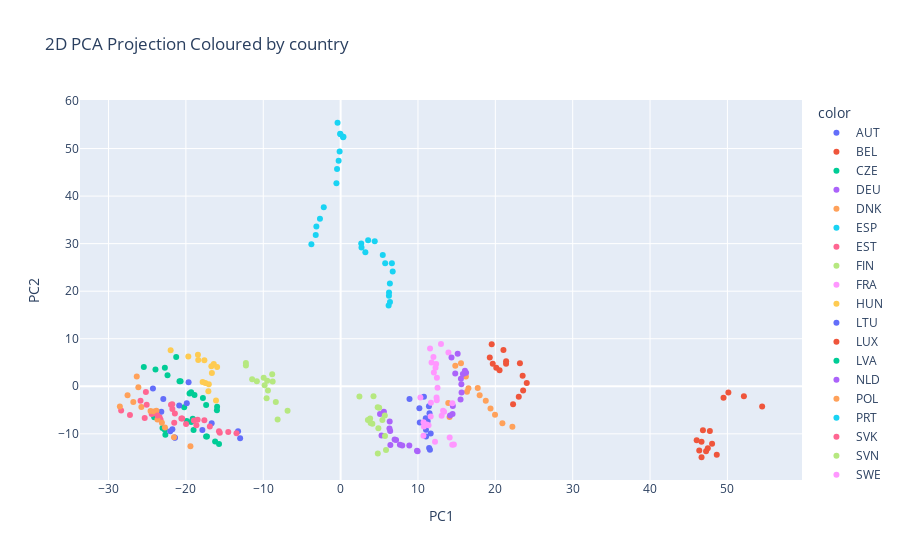

The code cell stored with this chart in its notebook:
### Markdown cell above
Plot the PCA

### Code cell
fig = px.scatter(
        x = my_pca_2[:,0],
        y = my_pca_2[:,1],
        color=pca_df.index.get_level_values(0),
        labels = {"x": "PC1","y": "PC2"},
        title= "2D PCA Projection Coloured by country"
)
fig.show()

### Figure 1 — Plotly figure (JSON) as saved in the notebook; plotly's stock layout.template omitted (floating-point values rounded to 4 significant figures)
{"data": [{"hovertemplate": "color=AUT<br>PC1=%{x}<br>PC2=%{y}<extra></extra>", "legendgroup": "AUT", "marker": {"color": "#636efa", "symbol": "circle"}, "mode": "markers", "name": "AUT", "orientation": "v", "showlegend": true, "type": "scatter", "x": [8.905, 10.18, 11.49, 11.42, 10.77, 11.01, 10.23, 10.82, 11.25, 11.03, 11.65, 11.05, 11.44, 11.55], "xaxis": "x", "y": [-2.668, -4.598, -5.651, -4.191, -2.2, -6.698, -7.591, -7.765, -7.322, -9.119, -9.931, -10.56, -12.96, -13.37], "yaxis": "y"}, {"hovertemplate": "color=BEL<br>PC1=%{x}<br>PC2=%{y}<extra></extra>", "legendgroup": "BEL", "marker": {"color": "#EF553B", "symbol": "circle"}, "mode": "markers", "name": "BEL", "orientation": "v", "showlegend": true, "type": "scatter", "x": [19.53, 19.28, 20.12, 19.67, 21.05, 21.39, 20.54, 21.39, 23.18, 23.53, 24.06, 23.59, 23.03, 22.29], "xaxis": "x", "y": [8.834, 6.079, 3.899, 4.727, 7.625, 4.75, 3.368, 5.255, 4.855, 2.21, 0.687, -0.8618, -2.187, -3.762], "yaxis": "y"}, {"hovertemplate": "color=CZE<br>PC1=%{x}<br>PC2=%{y}<extra></extra>", "legendgroup": "CZE", "marker": {"color": "#00cc96", "symbol": "circle"}, "mode": "markers", "name": "CZE", "orientation": "v", "showlegend": true, "type": "scatter", "x": [-24.09, -23.03, -22.65, -22.73, -20.22, -19.89, -19.31, -19.12, -19.07, -19.01, -17.28, -17.39, -16.22, -15.72], "xaxis": "x", "y": [-6.493, -8.792, -10.21, -9.134, -4.417, -7.274, -7.502, -6.841, -7.033, -9.217, -10.55, -10.54, -11.59, -12.13], "yaxis": "y"}, {"hovertemplate": "color=DEU<br>PC1=%{x}<br>PC2=%{y}<extra></extra>", "legendgroup": "DEU", "marker": {"color": "#ab63fa", "symbol": "circle"}, "mode": "markers", "name": "DEU", "orientation": "v", "showlegend": true, "type": "scatter", "x": [5.595, 6.344, 6.405, 6.312, 5.092, 5.289, 6.432, 6.981, 7.171, 7.665, 7.967, 8.881, 9.873, 9.955], "xaxis": "x", "y": [-5.353, -7.42, -9.402, -8.868, -5.831, -10.35, -12.32, -11.18, -11.31, -12.27, -12.47, -12.47, -13.58, -13.69], "yaxis": "y"}, {"hovertemplate": "color=DNK<br>PC1=%{x}<br>PC2=%{y}<extra></extra>", "legendgroup": "DNK", "marker": {"color": "#FFA15A", "symbol": "circle"}, "mode": "markers", "name": "DNK", "orientation": "v", "showlegend": true, "type": "scatter", "x": [13.91, 14.08, 16.19, 15.56, 14.82, 16.52, 16.33, 17.72, 17.97, 18.76, 19.37, 19.96, 20.91, 22.2], "xaxis": "x", "y": [-3.501, -6.437, 2.083, 4.826, 4.336, -0.4056, -1.134, -0.3623, -1.881, -3.035, -4.679, -5.964, -7.773, -8.483], "yaxis": "y"}, {"hovertemplate": "color=ESP<br>PC1=%{x}<br>PC2=%{y}<extra></extra>", "legendgroup": "ESP", "marker": {"color": "#19d3f3", "symbol": "circle"}, "mode": "markers", "name": "ESP", "orientation": "v", "showlegend": true, "type": "scatter", "x": [2.663, 2.701, 3.198, 3.56, 4.411, 5.449, 5.763, 6.627, 6.733, 6.367, 6.258, 6.247, 6.381, 6.208], "xaxis": "x", "y": [30.05, 29.21, 28.19, 30.73, 30.48, 27.63, 25.86, 25.87, 24.13, 21.63, 19.72, 19.06, 17.7, 16.99], "yaxis": "y"}, {"hovertemplate": "color=EST<br>PC1=%{x}<br>PC2=%{y}<extra></extra>", "legendgroup": "EST", "marker": {"color": "#FF6692", "symbol": "circle"}, "mode": "markers", "name": "EST", "orientation": "v", "showlegend": true, "type": "scatter", "x": [-28.37, -27.23, -25.32, -25.87, -25.17, -24.06, -24.42, -23.4, -23.27, -21.75, -21.92, -21.42, -20.48, -18.48], "xaxis": "x", "y": [-5.09, -6.023, -6.647, -3.036, -1.183, -5.598, -5.837, -6.495, -7.016, -4.766, -3.881, -5.734, -6.775, -7.057], "yaxis": "y"}, {"hovertemplate": "color=FIN<br>PC1=%{x}<br>PC2=%{y}<extra></extra>", "legendgroup": "FIN", "marker": {"color": "#B6E880", "symbol": "circle"}, "mode": "markers", "name": "FIN", "orientation": "v", "showlegend": true, "type": "scatter", "x": [4.253, 4.793, 5.713, 4.987, 2.43, 3.527, 4.105, 3.817, 3.877, 5.399, 4.877, 5.735, 5.867, 4.809], "xaxis": "x", "y": [-2.084, -4.434, -6.146, -4.509, -2.132, -7.093, -7.902, -6.757, -7.7, -7.105, -8.811, -10.43, -13.39, -14.11], "yaxis": "y"}, {"hovertemplate": "color=FRA<br>PC1=%{x}<br>PC2=%{y}<extra></extra>", "legendgroup": "FRA", "marker": {"color": "#FF97FF", "symbol": "circle"}, "mode": "markers", "name": "FRA", "orientation": "v", "showlegend": true, "type": "scatter", "x": [12.97, 13.94, 12.34, 12.0, 11.56, 11.76, 12.05, 12.27, 12.44, 12.53, 12.4, 12.43, 13.24, 13.06], "xaxis": "x", "y": [8.892, 7.1, 4.664, 6.174, 7.925, 5.021, 2.876, 3.917, 1.815, -0.2988, -2.356, -2.946, -5.168, -6.204], "yaxis": "y"}, {"hovertemplate": "color=HUN<br>PC1=%{x}<br>PC2=%{y}<extra></extra>", "legendgroup": "HUN", "marker": {"color": "#FECB52", "symbol": "circle"}, "mode": "markers", "name": "HUN", "orientation": "v", "showlegend": true, "type": "scatter", "x": [-21.97, -19.69, -18.4, -17.61, -18.44, -16.71, -15.96, -16.4, -16.64, -17.48, -17.04, -17.83, -17.1, -16.11], "xaxis": "x", "y": [7.595, 6.281, 5.506, 5.48, 6.648, 4.22, 4.039, 4.68, 2.815, 0.6908, 0.4494, 0.9229, -1.046, -2.964], "yaxis": "y"}, {"hovertemplate": "color=LTU<br>PC1=%{x}<br>PC2=%{y}<extra></extra>", "legendgroup": "LTU", "marker": {"color": "#636efa", "symbol": "circle"}, "mode": "markers", "name": "LTU", "orientation": "v", "showlegend": true, "type": "scatter", "x": [-24.26, -22.92, -20.86, -19.89, -19.65, -23.18, -22.02, -21.75, -21.46, -21.42, -16.67, -17.87, -13.26, -12.99], "xaxis": "x", "y": [-0.4501, -2.693, -4.064, -3.565, 0.8613, -5.347, -9.479, -9.024, -10.77, -10.8, -7.759, -9.167, -9.477, -10.95], "yaxis": "y"}, {"hovertemplate": "color=LUX<br>PC1=%{x}<br>PC2=%{y}<extra></extra>", "legendgroup": "LUX", "marker": {"color": "#EF553B", "symbol": "circle"}, "mode": "markers", "name": "LUX", "orientation": "v", "showlegend": true, "type": "scatter", "x": [50.12, 52.13, 54.49, 49.5, 46.84, 48.02, 46.65, 46.03, 47.24, 46.66, 47.73, 48.62, 47.46, 46.36], "xaxis": "x", "y": [-1.306, -2.083, -4.261, -2.396, -9.266, -12.09, -11.64, -11.33, -13.67, -14.92, -9.424, -14.41, -13.05, -13.51], "yaxis": "y"}, {"hovertemplate": "color=LVA<br>PC1=%{x}<br>PC2=%{y}<extra></extra>", "legendgroup": "LVA", "marker": {"color": "#00cc96", "symbol": "circle"}, "mode": "markers", "name": "LVA", "orientation": "v", "showlegend": true, "type": "scatter", "x": [-25.44, -23.93, -22.37, -22.72, -21.25, -20.83, -20.69, -19.32, -19.52, -18.89, -17.8, -17.38, -15.96, -15.99], "xaxis": "x", "y": [4.077, 3.539, 2.341, 3.874, 6.168, 1.083, 1.054, -1.246, -1.522, -1.807, -2.442, -3.945, -4.328, -5.027], "yaxis": "y"}, {"hovertemplate": "color=NLD<br>PC1=%{x}<br>PC2=%{y}<extra></extra>", "legendgroup": "NLD", "marker": {"color": "#ab63fa", "symbol": "circle"}, "mode": "markers", "name": "NLD", "orientation": "v", "showlegend": true, "type": "scatter", "x": [14.33, 14.82, 15.55, 16.12, 15.13, 15.8, 16.22, 16.07, 15.61, 15.63, 15.5, 14.51, 14.47, 14.15], "xaxis": "x", "y": [6.059, 2.699, 1.59, 2.917, 6.831, 2.577, 2.832, 3.282, 0.4336, -1.284, -2.792, -4.155, -5.805, -6.154], "yaxis": "y"}, {"hovertemplate": "color=POL<br>PC1=%{x}<br>PC2=%{y}<extra></extra>", "legendgroup": "POL", "marker": {"color": "#FFA15A", "symbol": "circle"}, "mode": "markers", "name": "POL", "orientation": "v", "showlegend": true, "type": "scatter", "x": [-26.35, -26.15, -26.8, -28.54, -27.54, -25.76, -24.57, -24.12, -23.81, -23.68, -23.1, -22.71, -21.54, -19.41], "xaxis": "x", "y": [2.056, -0.2232, -3.282, -4.263, -1.897, -4.362, -5.185, -5.276, -5.167, -6.995, -7.649, -8.653, -10.7, -12.62], "yaxis": "y"}, {"hovertemplate": "color=PRT<br>PC1=%{x}<br>PC2=%{y}<extra></extra>", "legendgroup": "PRT", "marker": {"color": "#19d3f3", "symbol": "circle"}, "mode": "markers", "name": "PRT", "orientation": "v", "showlegend": true, "type": "scatter", "x": [-0.398, -0.06014, 0.3199, 0.3673, -0.01629, -0.1292, -0.2558, -0.4625, -0.5405, -2.178, -2.671, -3.131, -3.217, -3.778], "xaxis": "x", "y": [55.42, 53.1, 52.4, 52.5, 53.0, 49.36, 47.44, 45.72, 42.71, 37.64, 35.23, 33.6, 31.79, 29.89], "yaxis": "y"}, {"hovertemplate": "color=SVK<br>PC1=%{x}<br>PC2=%{y}<extra></extra>", "legendgroup": "SVK", "marker": {"color": "#FF6692", "symbol": "circle"}, "mode": "markers", "name": "SVK", "orientation": "v", "showlegend": true, "type": "scatter", "x": [-25.07, -23.66, -21.51, -20.59, -21.76, -19.98, -18.96, -18.64, -17.61, -16.91, -15.72, -15.62, -14.52, -13.46], "xaxis": "x", "y": [-3.865, -6.136, -7.688, -6.757, -3.756, -7.906, -7.216, -8.205, -7.137, -8.482, -9.447, -9.777, -9.588, -9.885], "yaxis": "y"}, {"hovertemplate": "color=SVN<br>PC1=%{x}<br>PC2=%{y}<extra></extra>", "legendgroup": "SVN", "marker": {"color": "#B6E880", "symbol": "circle"}, "mode": "markers", "name": "SVN", "orientation": "v", "showlegend": true, "type": "scatter", "x": [-12.24, -10.83, -9.823, -9.945, -12.24, -11.44, -8.783, -8.846, -9.485, -9.392, -9.565, -8.377, -6.857, -8.142], "xaxis": "x", "y": [4.892, 1.057, 0.2346, 1.801, 4.38, 1.5, 1.005, 2.556, 1.173, -0.8797, -2.535, -3.284, -5.138, -6.975], "yaxis": "y"}, {"hovertemplate": "color=SWE<br>PC1=%{x}<br>PC2=%{y}<extra></extra>", "legendgroup": "SWE", "marker": {"color": "#FF97FF", "symbol": "circle"}, "mode": "markers", "name": "SWE", "orientation": "v", "showlegend": true, "type": "scatter", "x": [11.64, 14.44, 13.38, 11.67, 10.31, 11.15, 11.37, 10.72, 10.76, 10.71, 12.2, 14.1, 14.43, 14.64], "xaxis": "x", "y": [-6.33, -3.569, -5.337, -3.464, -2.341, -8.056, -8.18, -7.558, -8.478, -10.41, -11.68, -10.79, -12.28, -12.26], "yaxis": "y"}], "layout": {"legend": {"title": {"text": "color"}, "tracegroupgap": 0}, "title": {"text": "2D PCA Projection Coloured by country"}, "xaxis": {"anchor": "y", "domain": [0, 1], "title": {"text": "PC1"}}, "yaxis": {"anchor": "x", "domain": [0, 1], "title": {"text": "PC2"}}}}
